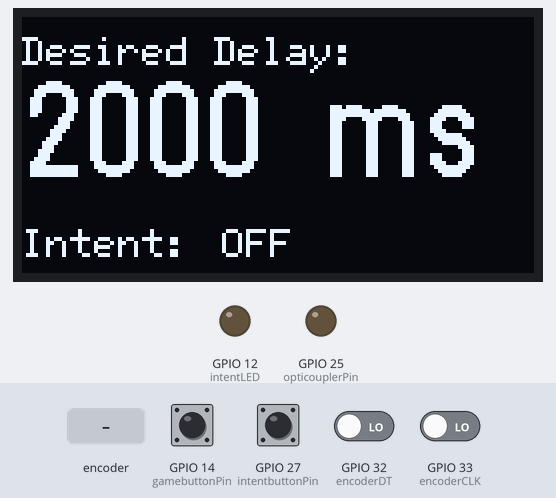
This sketch was run on a simulated ESP32. Parts: 128×64 one-colour display, output pins drawn as LEDs (lit = HIGH). Inputs (shaded band) come from the test bench; at power-on: GPIO 27 (intentbuttonPin) HIGH, GPIO 14 (gamebuttonPin), GPIO 32 (encoderDT), GPIO 33 (encoderCLK) LOW. What the sketch prints to the serial monitor is not drawn.

Above: at 1.2 s.
1.3 s: GPIO 27 (intentbuttonPin) pulled LOW for 0.15 s
At 2.5 s:
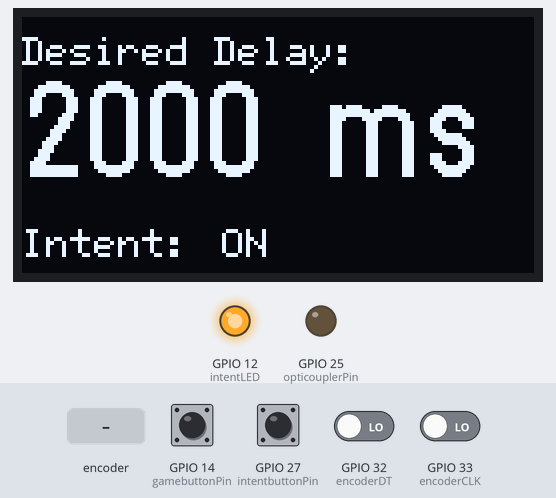
2.9 s: GPIO 14 (gamebuttonPin) pulled HIGH for 0.15 s
At 2.97 s:
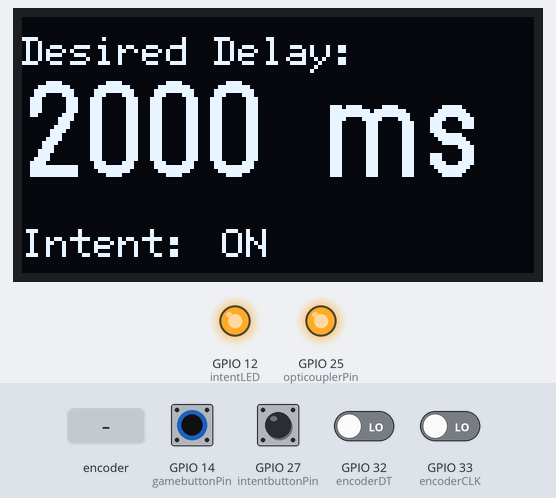
4.5 s: rotary encoder on GPIO 33 (encoderCLK) / GPIO 32 (encoderDT) turned 3 steps (first pin leading)
At 6.0 s:
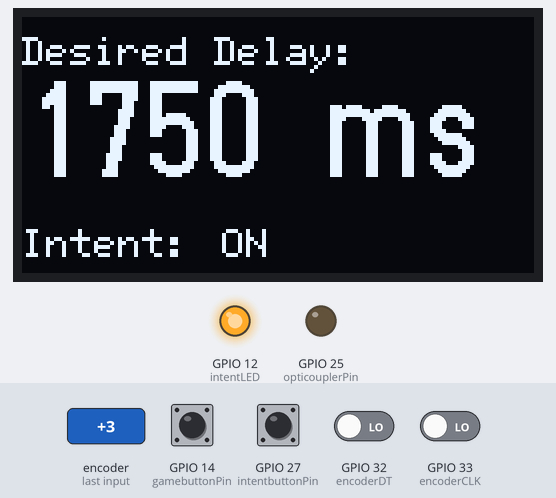
6.6 s: GPIO 27 (intentbuttonPin) pulled LOW for 1 s
At 7.8 s:
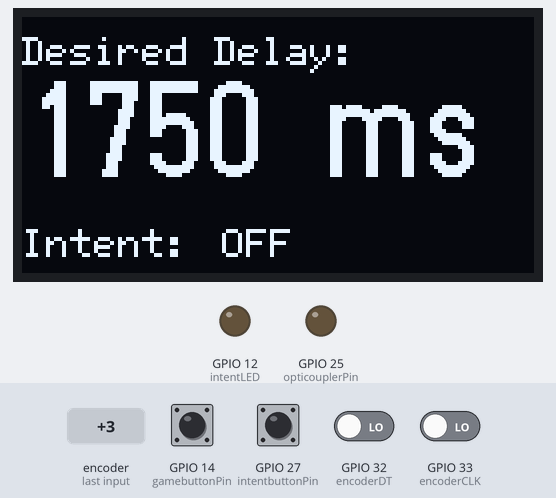
9.1 s: GPIO 14 (gamebuttonPin) pulled HIGH for 1 s
At 9.9 s:
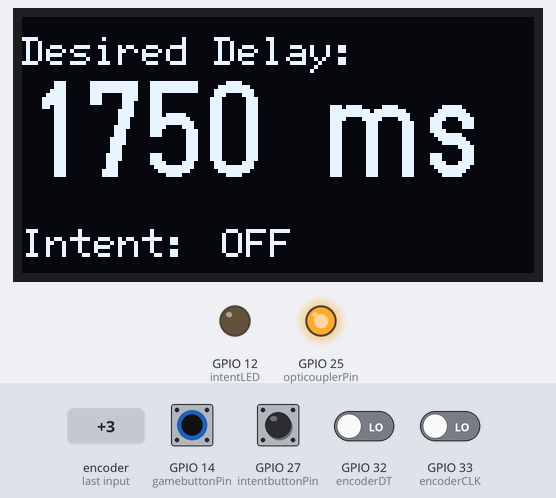
11.6 s: rotary encoder on GPIO 33 (encoderCLK) / GPIO 32 (encoderDT) turned 1 step (first pin leading)
At 12.3 s:
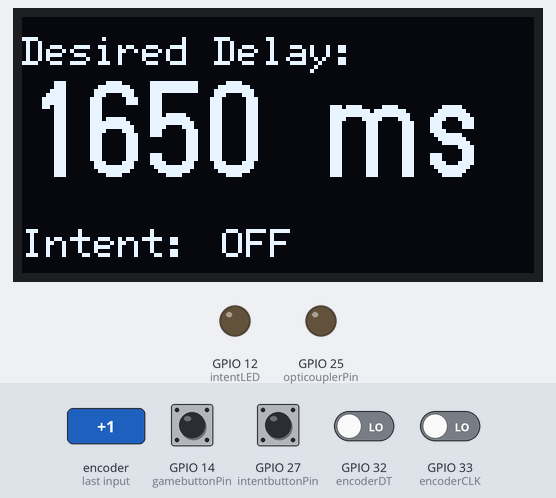
Timing chart, 0 to 14.3 s (numbered marks = the images above; inputs shaded):
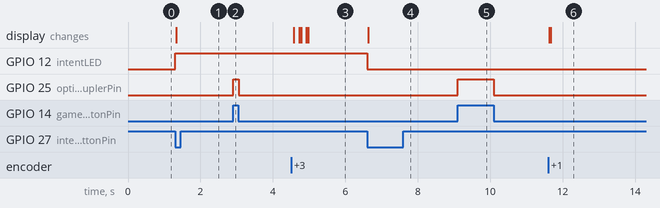

Measured:
- after the input at 1.3 s, GPIO 12 (intentLED): LOW → HIGH at once; the display: changes at once (image 1)
- after the input at 2.9 s, GPIO 25 (opticouplerPin): LOW → HIGH at once, → LOW 0.15 s later
- after the input at 4.5 s, the display: first changes after 0.08 s (image 3 shows a later state)
- after the input at 6.6 s, GPIO 12 (intentLED): HIGH → LOW at once; the display: changes at once (image 4)
- after the input at 9.1 s, GPIO 25 (opticouplerPin): LOW → HIGH at once, → LOW 1.0 s later
- after the input at 11.6 s, the display: first changes at once (image 6 shows a later state)

The sketch:

usyd_code.ino
```cpp
#include <Wire.h>
#include <U8g2lib.h>

// -------- OLED (SH1106 128x64 I2C) --------
U8G2_SH1106_128X64_NONAME_F_HW_I2C u8g2(U8G2_R0, U8X8_PIN_NONE);

// -------- Pin definition --------
const int gamebuttonPin   = 14;
const int opticouplerPin  = 25;

// Rotary encoder
const int intentbuttonPin = 27;   // SW
const int encoderCLK      = 33;
const int encoderDT       = 32;

const int intentLED       = 12;

// -------- Adjustable interval --------
unsigned long minPressIntervalMs = 2000;  // 50–2000 ms via rotary

// -------- State --------
bool signalProcessingOn = false;
unsigned long lastAcceptedPressMs = 0;

int lastIntentState = HIGH;   // INPUT_PULLUP idle = HIGH
int lastGameState   = LOW;
int lastCLKState    = LOW;

// -------- Tracking states --------
int rawPressState = 0;
int processedPressState = 0;

// -------- Display update flag --------
bool updateDisplay = true;


// ===================== SETUP =====================
void setup() {
  Serial.begin(115200);

  pinMode(gamebuttonPin, INPUT);

  pinMode(intentbuttonPin, INPUT_PULLUP);
  pinMode(encoderCLK, INPUT);
  pinMode(encoderDT, INPUT);

  pinMode(opticouplerPin, OUTPUT);
  pinMode(intentLED, OUTPUT);

  digitalWrite(intentLED, LOW);
  digitalWrite(opticouplerPin, LOW);

  lastCLKState = digitalRead(encoderCLK);

  Wire.begin(21, 22);   // ESP32 I2C
  u8g2.begin();

  drawDisplay();       // Initial screen
}


// ===================== DISPLAY FUNCTION =====================
void drawDisplay() {

  u8g2.clearBuffer();

  // Title
  u8g2.setFont(u8g2_font_6x12_tf);
  u8g2.drawStr(0, 12, "Desired Delay:");

  // Large number
  u8g2.setFont(u8g2_font_logisoso24_tf);
  char buffer[20];
  sprintf(buffer, "%lu ms", minPressIntervalMs);
  u8g2.drawStr(0, 40, buffer);

  // Intent status
  u8g2.setFont(u8g2_font_6x12_tf);
  u8g2.drawStr(0, 60, "Intent:");

  if (signalProcessingOn) {
    u8g2.drawStr(50, 60, "ON");
  } else {
    u8g2.drawStr(50, 60, "OFF");
  }

  u8g2.sendBuffer();
}


// ===================== LOOP =====================
void loop() {

  // -------- ROTARY ENCODER --------
  int currentCLKState = digitalRead(encoderCLK);

  if (currentCLKState != lastCLKState) {
    if (digitalRead(encoderDT) != currentCLKState) {
      if (minPressIntervalMs > 50) {
        minPressIntervalMs -= 50;
      }
    } else {
      if (minPressIntervalMs < 2000) {
        minPressIntervalMs += 50;
      }
    }
    updateDisplay = true;
  }

  lastCLKState = currentCLKState;

  // -------- INTENT button --------
  int intentState = digitalRead(intentbuttonPin);

  if (lastIntentState == HIGH && intentState == LOW) {
    signalProcessingOn = !signalProcessingOn;

    digitalWrite(intentLED, signalProcessingOn ? HIGH : LOW);

    updateDisplay = true;
  }

  lastIntentState = intentState;

  // -------- GAME button --------
  int buttonState = digitalRead(gamebuttonPin);

  rawPressState = (buttonState == HIGH) ? 1 : 0;

  if (lastGameState == LOW && buttonState == HIGH) {

    if (!signalProcessingOn) {
      digitalWrite(opticouplerPin, HIGH);
      processedPressState = 1;
    } else {
      unsigned long now = millis();
      if (now - lastAcceptedPressMs >= minPressIntervalMs) {
        lastAcceptedPressMs = now;
        digitalWrite(opticouplerPin, HIGH);
        processedPressState = 1;
      } else {
        digitalWrite(opticouplerPin, LOW);
        processedPressState = 0;
      }
    }
  }

  if (lastGameState == HIGH && buttonState == LOW) {
    digitalWrite(opticouplerPin, LOW);
    processedPressState = 0;
  }

  lastGameState = buttonState;

  // -------- Serial CSV --------
  if (signalProcessingOn) {
    Serial.print(rawPressState);
    Serial.print(",");
    Serial.println(processedPressState);
  }

  // -------- Update OLED only when needed --------
  if (updateDisplay) {
    drawDisplay();
    updateDisplay = false;
  }
}
```
